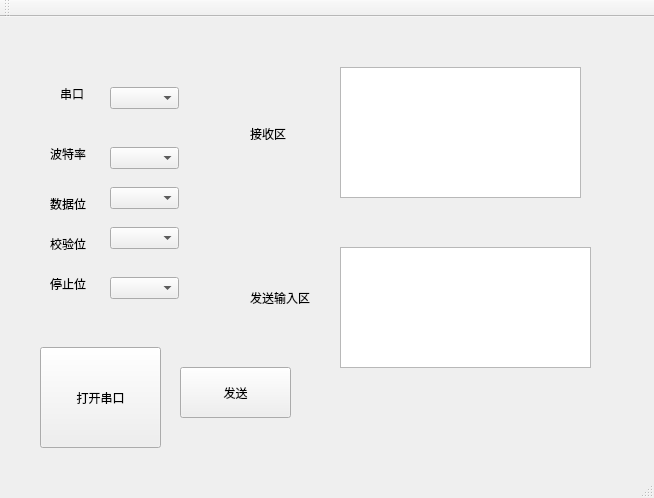
<?xml version="1.0" encoding="UTF-8"?>
<ui version="4.0">
 <class>MainWindow</class>
 <widget class="QMainWindow" name="MainWindow">
  <property name="geometry">
   <rect>
    <x>0</x>
    <y>0</y>
    <width>654</width>
    <height>498</height>
   </rect>
  </property>
  <property name="windowTitle">
   <string>MainWindow</string>
  </property>
  <widget class="QWidget" name="centralWidget">
   <widget class="QPushButton" name="btnsend">
    <property name="geometry">
     <rect>
      <x>180</x>
      <y>350</y>
      <width>111</width>
      <height>51</height>
     </rect>
    </property>
    <property name="text">
     <string>发送</string>
    </property>
   </widget>
   <widget class="QComboBox" name="portBox">
    <property name="geometry">
     <rect>
      <x>110</x>
      <y>70</y>
      <width>69</width>
      <height>22</height>
     </rect>
    </property>
   </widget>
   <widget class="QComboBox" name="baudBox">
    <property name="geometry">
     <rect>
      <x>110</x>
      <y>130</y>
      <width>69</width>
      <height>22</height>
     </rect>
    </property>
   </widget>
   <widget class="QPushButton" name="btnopen">
    <property name="geometry">
     <rect>
      <x>40</x>
      <y>330</y>
      <width>121</width>
      <height>101</height>
     </rect>
    </property>
    <property name="text">
     <string>打开串口</string>
    </property>
   </widget>
   <widget class="QLabel" name="label">
    <property name="geometry">
     <rect>
      <x>60</x>
      <y>70</y>
      <width>47</width>
      <height>13</height>
     </rect>
    </property>
    <property name="text">
     <string>串口</string>
    </property>
   </widget>
   <widget class="QLabel" name="label_2">
    <property name="geometry">
     <rect>
      <x>50</x>
      <y>130</y>
      <width>47</width>
      <height>13</height>
     </rect>
    </property>
    <property name="text">
     <string>波特率</string>
    </property>
   </widget>
   <widget class="QLabel" name="label_3">
    <property name="geometry">
     <rect>
      <x>50</x>
      <y>180</y>
      <width>47</width>
      <height>13</height>
     </rect>
    </property>
    <property name="text">
     <string>数据位</string>
    </property>
   </widget>
   <widget class="QComboBox" name="dataBox">
    <property name="geometry">
     <rect>
      <x>110</x>
      <y>170</y>
      <width>69</width>
      <height>22</height>
     </rect>
    </property>
   </widget>
   <widget class="QLabel" name="label_4">
    <property name="geometry">
     <rect>
      <x>50</x>
      <y>220</y>
      <width>47</width>
      <height>13</height>
     </rect>
    </property>
    <property name="text">
     <string>校验位</string>
    </property>
   </widget>
   <widget class="QComboBox" name="checkBox">
    <property name="geometry">
     <rect>
      <x>110</x>
      <y>210</y>
      <width>69</width>
      <height>22</height>
     </rect>
    </property>
   </widget>
   <widget class="QComboBox" name="stopBox">
    <property name="geometry">
     <rect>
      <x>110</x>
      <y>260</y>
      <width>69</width>
      <height>22</height>
     </rect>
    </property>
   </widget>
   <widget class="QLabel" name="label_5">
    <property name="geometry">
     <rect>
      <x>50</x>
      <y>260</y>
      <width>47</width>
      <height>13</height>
     </rect>
    </property>
    <property name="text">
     <string>停止位</string>
    </property>
   </widget>
   <widget class="QTextEdit" name="txtWrite">
    <property name="geometry">
     <rect>
      <x>340</x>
      <y>230</y>
      <width>251</width>
      <height>121</height>
     </rect>
    </property>
   </widget>
   <widget class="QPlainTextEdit" name="txtRead">
    <property name="geometry">
     <rect>
      <x>340</x>
      <y>50</y>
      <width>241</width>
      <height>131</height>
     </rect>
    </property>
   </widget>
   <widget class="QLabel" name="label_6">
    <property name="geometry">
     <rect>
      <x>250</x>
      <y>260</y>
      <width>71</width>
      <height>41</height>
     </rect>
    </property>
    <property name="text">
     <string>发送输入区</string>
    </property>
   </widget>
   <widget class="QLabel" name="label_7">
    <property name="geometry">
     <rect>
      <x>250</x>
      <y>110</y>
      <width>47</width>
      <height>13</height>
     </rect>
    </property>
    <property name="text">
     <string>接收区</string>
    </property>
   </widget>
  </widget>
  <widget class="QMenuBar" name="menuBar">
   <property name="geometry">
    <rect>
     <x>0</x>
     <y>0</y>
     <width>654</width>
     <height>21</height>
    </rect>
   </property>
  </widget>
  <widget class="QToolBar" name="mainToolBar">
   <attribute name="toolBarArea">
    <enum>TopToolBarArea</enum>
   </attribute>
   <attribute name="toolBarBreak">
    <bool>false</bool>
   </attribute>
  </widget>
  <widget class="QStatusBar" name="statusBar"/>
 </widget>
 <layoutdefault spacing="6" margin="11"/>
 <resources/>
 <connections/>
</ui>
